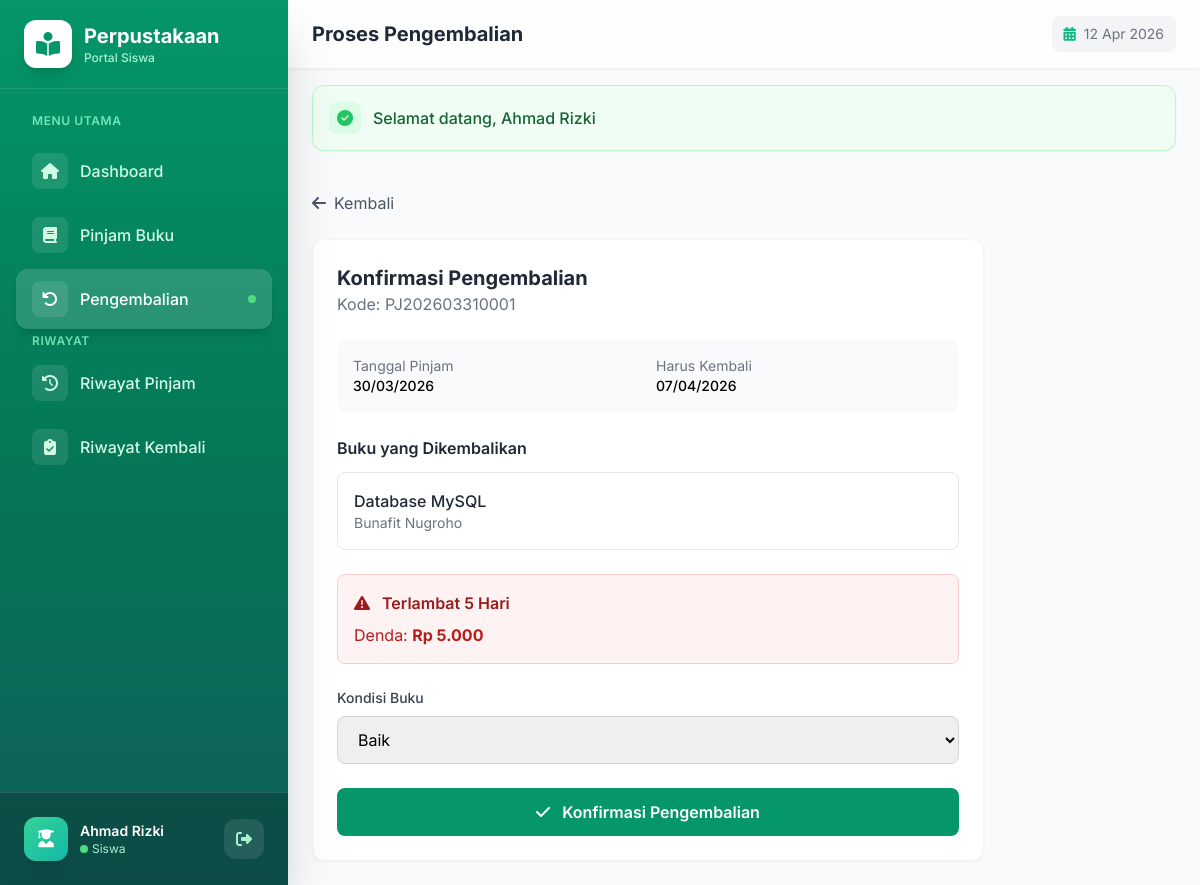
The page /siswa/pengembalian/process?id=5 (signed in) on the database its author committed.
### tables this page shows
CREATE TABLE `peminjaman` (
  `id` int(11) NOT NULL,
  `kode_peminjaman` varchar(20) NOT NULL,
  `anggota_id` int(11) NOT NULL,
  `user_id` int(11) DEFAULT NULL,
  `tanggal_pinjam` date NOT NULL,
  `tanggal_harus_kembali` date NOT NULL,
  `tanggal_kembali` date DEFAULT NULL,
  `status` enum('pending','dipinjam','dikembalikan','terlambat','ditolak') DEFAULT 'pending',
  `total_denda` decimal(10,2) DEFAULT 0.00,
  `keterangan` text DEFAULT NULL,
  `created_at` timestamp NOT NULL DEFAULT current_timestamp(),
  `updated_at` timestamp NOT NULL DEFAULT current_timestamp() ON UPDATE current_timestamp()
);

CREATE TABLE `detail_peminjaman` (
  `id` int(11) NOT NULL,
  `peminjaman_id` int(11) NOT NULL,
  `buku_id` int(11) NOT NULL,
  `jumlah` int(11) DEFAULT 1,
  `kondisi_pinjam` enum('baik','rusak_ringan','rusak_berat') DEFAULT 'baik',
  `kondisi_kembali` enum('baik','rusak_ringan','rusak_berat','hilang') DEFAULT NULL,
  `denda` decimal(10,2) DEFAULT 0.00,
  `created_at` timestamp NOT NULL DEFAULT current_timestamp()
);

CREATE TABLE `buku` (
  `id` int(11) NOT NULL,
  `kode_buku` varchar(20) NOT NULL,
  `isbn` varchar(20) DEFAULT NULL,
  `judul` varchar(255) NOT NULL,
  `penulis` varchar(255) NOT NULL,
  `penerbit` varchar(100) DEFAULT NULL,
  `tahun_terbit` year(4) DEFAULT NULL,
  `kategori_id` int(11) DEFAULT NULL,
  `jumlah_halaman` int(11) DEFAULT NULL,
  `stok` int(11) DEFAULT 0,
  `stok_tersedia` int(11) DEFAULT 0,
  `lokasi_rak` varchar(50) DEFAULT NULL,
  `deskripsi` text DEFAULT NULL,
  `cover` varchar(255) DEFAULT NULL,
  `status` enum('tersedia','tidak_tersedia') DEFAULT 'tersedia',
  `created_at` timestamp NOT NULL DEFAULT current_timestamp(),
  `updated_at` timestamp NOT NULL DEFAULT current_timestamp() ON UPDATE current_timestamp()
);

### controllers/PengembalianController.php (called while the page is built, shortened)
<?php
class PengembalianController {
    private $peminjamanModel;
    private $pengembalianModel;
    public function __construct() {
        $this->peminjamanModel = new Peminjaman();
        $this->pengembalianModel = new Pengembalian();
    }
    public function process() {
        $peminjamanId = $_GET['id'] ?? null;
        $peminjaman = $this->peminjamanModel->findById($peminjamanId);
        $dendaInfo = $this->pengembalianModel->calculateDenda($peminjaman['tanggal_harus_kembali']);
        $data = [
            'user' => Session::get('user_data'),
            'peminjaman' => $peminjaman,
            'detail' => $this->peminjamanModel->getDetail($peminjamanId),
            'kode_pengembalian' => $this->pengembalianModel->generateKode(),
            'tanggal_pengembalian' => date('Y-m-d'),
            'keterlambatan' => $dendaInfo['hari'],
            'denda_keterlambatan' => $dendaInfo['denda']
        ];
        include BASE_PATH . '/views/siswa/pengembalian/process.php';
    }
}

### helpers/Session.php (called while the page is built, shortened)
<?php
class Session {
    public static function get($key, $default = null) {
        return $_SESSION[$key] ?? $default;
    }
}

### config/Database.php (called while the page is built, shortened)
<?php
class Database {
    private static $instance = null;
    private $connection;
    private $host = 'localhost';
    private $db_name = 'db_perpustakaan';
    private $username = 'root';
    private $password = '';
    private $charset = 'utf8mb4';
    private function __construct() {
        try {
            $dsn = "mysql:host={$this->host};dbname={$this->db_name};charset={$this->charset}";
            $options = [
                PDO::ATTR_ERRMODE => PDO::ERRMODE_EXCEPTION,
                PDO::ATTR_DEFAULT_FETCH_MODE => PDO::FETCH_ASSOC,
                PDO::ATTR_EMULATE_PREPARES => false,
            ];
            $this->connection = new PDO($dsn, $this->username, $this->password, $options);
        } catch (PDOException $e) {
            die("Koneksi database gagal: " . $e->getMessage());
        }
    }
    public static function getInstance() {
        if (self::$instance === null) {
            self::$instance = new self();
        }
        return self::$instance;
    }
    public function getConnection() {
        return $this->connection;
    }
}

### models/Peminjaman.php (called while the page is built, shortened)
<?php
class Peminjaman {
    private $db;
    private $table = 'peminjaman';
    public function __construct() {
        $this->db = Database::getInstance()->getConnection();
    }
    public function findById($id) {
        $stmt = $this->db->prepare("
            SELECT p.*, a.nama as nama_anggota, a.nis, a.kelas, u.nama_lengkap as nama_petugas
            FROM {$this->table} p
            LEFT JOIN anggota a ON p.anggota_id = a.id
            LEFT JOIN users u ON p.user_id = u.id
            WHERE p.id = ?
        ");
        $stmt->execute([$id]);
        return $stmt->fetch();
    }
    public function getDetail($peminjamanId) {
        $stmt = $this->db->prepare("
            SELECT dp.*, b.kode_buku, b.judul, b.penulis
            FROM detail_peminjaman dp
            LEFT JOIN buku b ON dp.buku_id = b.id
            WHERE dp.peminjaman_id = ?
        ");
        $stmt->execute([$peminjamanId]);
        return $stmt->fetchAll();
    }
}

### models/Pengembalian.php (called while the page is built, shortened)
<?php
class Pengembalian {
    private $db;
    private $table = 'pengembalian';
    public function __construct() {
        $this->db = Database::getInstance()->getConnection();
    }
    public function calculateDenda($tanggalHarusKembali, $tanggalPengembalian = null) {
        $tanggalPengembalian = $tanggalPengembalian ?? date('Y-m-d');
        $harusKembali = new DateTime($tanggalHarusKembali);
        $pengembalian = new DateTime($tanggalPengembalian);
        $selisih = $pengembalian->diff($harusKembali);
        $hari = $selisih->days;
        if ($pengembalian > $harusKembali) {
            $stmt = $this->db->query("SELECT denda_per_hari FROM pengaturan LIMIT 1");
            $pengaturan = $stmt->fetch();
            $dendaPerHari = $pengaturan ? $pengaturan['denda_per_hari'] : 1000;
            return [
                'hari' => $hari,
                'denda' => $hari * $dendaPerHari
            ];
        }
        return [
            'hari' => 0,
            'denda' => 0
        ];
    }
    public function generateKode() {
        $prefix = 'RET' . date('Ymd');
        $stmt = $this->db->prepare("
            SELECT kode_pengembalian FROM {$this->table}
            WHERE kode_pengembalian LIKE ?
            ORDER BY id DESC LIMIT 1
        ");
        $stmt->execute([$prefix . '%']);
        $last = $stmt->fetch();
        if ($last) {
            $num = (int) substr($last['kode_pengembalian'], -4) + 1;
        } else {
            $num = 1;
        }
        return $prefix . str_pad($num, 4, '0', STR_PAD_LEFT);
    }
}

### views/siswa/pengembalian/process.php (the view, shortened to what this page needs)
<?php
$peminjaman = $data['peminjaman'];
include BASE_PATH . '/views/layouts/header.php';
include BASE_PATH . '/views/layouts/siswa_sidebar.php';
?>
<div class="max-w-2xl">
    <a href="<?= BASE_URL ?>/siswa/pengembalian" class="inline-flex items-center gap-2 text-gray-600 hover:text-emerald-600 mb-6">
        <i class="fas fa-arrow-left"></i>
        <span>Kembali</span>
    </a>
    <div class="bg-white rounded-xl shadow-sm border border-gray-100 p-6">
        <div class="mb-6">
            <h2 class="text-xl font-bold text-gray-800">Konfirmasi Pengembalian</h2>
            <p class="text-gray-500">Kode: <?= $peminjaman['kode_peminjaman'] ?></p>
        </div>
        <div class="p-4 bg-gray-50 rounded-lg mb-6">
            <div class="grid grid-cols-2 gap-4 text-sm">
                <div>
                    <p class="text-gray-500">Tanggal Pinjam</p>
                    <p class="font-medium"><?= date('d/m/Y', strtotime($peminjaman['tanggal_pinjam'])) ?></p>
                </div>
                <div>
                    <p class="text-gray-500">Harus Kembali</p>
                    <p class="font-medium"><?= date('d/m/Y', strtotime($peminjaman['tanggal_harus_kembali'])) ?></p>
                </div>
            </div>
        </div>
        <h3 class="font-semibold text-gray-800 mb-3">Buku yang Dikembalikan</h3>
        <div class="border border-gray-200 rounded-lg mb-6">
            <?php foreach ($data['detail'] as $d): ?>
                <div class="p-4 border-b last:border-0">
                    <p class="font-medium text-gray-800"><?= htmlspecialchars($d['judul']) ?></p>
                    <p class="text-sm text-gray-500"><?= htmlspecialchars($d['penulis']) ?></p>
                </div>
            <?php endforeach; ?>
        </div>
        <?php if ($data['keterlambatan'] > 0): ?>
            <div class="p-4 bg-red-50 rounded-lg border border-red-200 mb-6">
                <h4 class="font-semibold text-red-800 mb-2">
                    <i class="fas fa-exclamation-triangle mr-2"></i>
                    Terlambat <?= $data['keterlambatan'] ?> Hari
                </h4>
                <p class="text-red-700">Denda: <span class="font-bold">Rp <?= number_format($data['denda_keterlambatan'], 0, ',', '.') ?></span></p>
            </div>
        <?php endif; ?>
        <form action="<?= BASE_URL ?>/siswa/pengembalian/store" method="POST">
            <div class="mb-6">
                <label class="block text-sm font-medium text-gray-700 mb-2">Kondisi Buku</label>
                <select name="kondisi_buku" class="w-full px-4 py-3 border border-gray-300 rounded-lg">
                    <option value="baik">Baik</option>
                </select>
            </div>
            <button type="submit" class="w-full py-3 bg-emerald-600 text-white font-semibold rounded-lg hover:bg-emerald-700">
                <i class="fas fa-check mr-2"></i>
                Konfirmasi Pengembalian
            </button>
        </form>
    </div>
</div>
    </main>
</div>
<?php include BASE_PATH . '/views/layouts/footer.php'; ?>

### views/layouts/header.php (style rules this page uses)
* { font-family: 'Inter', sans-serif; }

### rows shown on the page
peminjaman: kode_peminjaman "PJ202603310001", tanggal_pinjam "30/03/2026", tanggal_harus_kembali "07/04/2026"
detail_peminjaman: buku.judul "Database MySQL", buku.penulis "Bunafit Nugroho"

### other values the page prints
$user['nama'] "Ahmad Rizki"
$pageTitle "Proses Pengembalian"
$flash['message'] "Selamat datang, Ahmad Rizki"
$data['keterlambatan'] "5"
$data['denda_keterlambatan'] "5.000"
